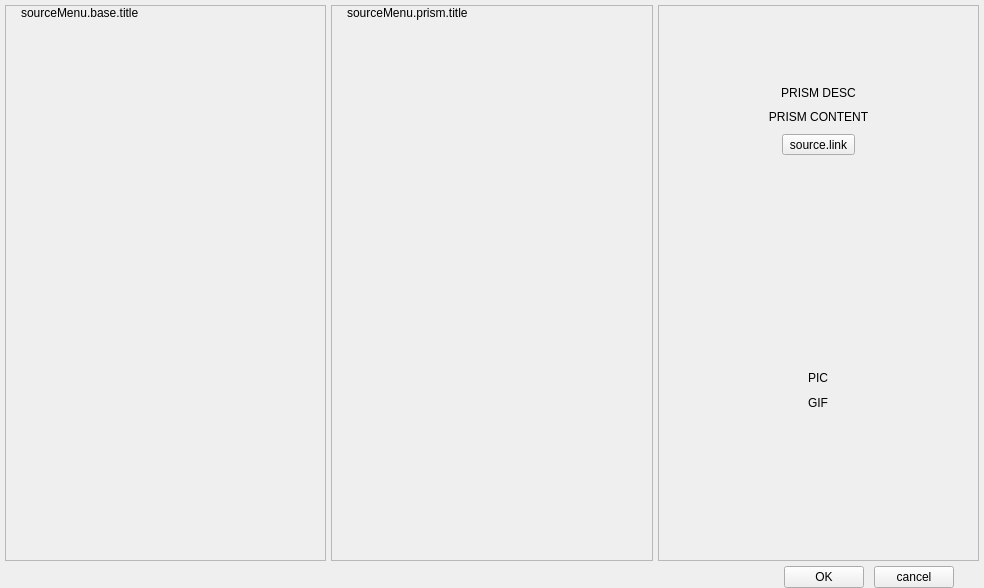
<?xml version="1.0" encoding="UTF-8"?>
<ui version="4.0">
 <class>PLSAddSourceView</class>
 <widget class="QWidget" name="PLSAddSourceView">
  <property name="geometry">
   <rect>
    <x>0</x>
    <y>0</y>
    <width>984</width>
    <height>588</height>
   </rect>
  </property>
  <property name="windowTitle">
   <string>Form</string>
  </property>
  <layout class="QVBoxLayout" name="verticalLayout">
   <property name="spacing">
    <number>0</number>
   </property>
   <property name="leftMargin">
    <number>0</number>
   </property>
   <property name="topMargin">
    <number>0</number>
   </property>
   <property name="rightMargin">
    <number>0</number>
   </property>
   <property name="bottomMargin">
    <number>0</number>
   </property>
   <item>
    <layout class="QHBoxLayout" name="horizontalLayout" stretch="1,1,1">
     <property name="spacing">
      <number>5</number>
     </property>
     <property name="leftMargin">
      <number>5</number>
     </property>
     <property name="topMargin">
      <number>5</number>
     </property>
     <property name="rightMargin">
      <number>5</number>
     </property>
     <property name="bottomMargin">
      <number>5</number>
     </property>
     <item>
      <widget class="QFrame" name="frame_baseSource">
       <property name="frameShape">
        <enum>QFrame::StyledPanel</enum>
       </property>
       <property name="frameShadow">
        <enum>QFrame::Raised</enum>
       </property>
       <layout class="QVBoxLayout" name="verticalLayout_2">
        <property name="spacing">
         <number>0</number>
        </property>
        <property name="leftMargin">
         <number>0</number>
        </property>
        <property name="topMargin">
         <number>0</number>
        </property>
        <property name="rightMargin">
         <number>0</number>
        </property>
        <property name="bottomMargin">
         <number>0</number>
        </property>
        <item>
         <layout class="QHBoxLayout" name="horizontalLayout_4">
          <property name="leftMargin">
           <number>15</number>
          </property>
          <property name="topMargin">
           <number>0</number>
          </property>
          <item>
           <widget class="QLabel" name="label_baseTitle">
            <property name="text">
             <string>sourceMenu.base.title</string>
            </property>
           </widget>
          </item>
         </layout>
        </item>
        <item>
         <widget class="VScrollArea" name="scrollArea">
          <property name="frameShape">
           <enum>QFrame::NoFrame</enum>
          </property>
          <property name="horizontalScrollBarPolicy">
           <enum>Qt::ScrollBarAlwaysOff</enum>
          </property>
          <property name="widgetResizable">
           <bool>true</bool>
          </property>
          <widget class="QWidget" name="content_baseSource">
           <property name="geometry">
            <rect>
             <x>0</x>
             <y>0</y>
             <width>319</width>
             <height>534</height>
            </rect>
           </property>
           <layout class="QVBoxLayout" name="verticalLayout_baseSource">
            <property name="spacing">
             <number>0</number>
            </property>
            <property name="leftMargin">
             <number>0</number>
            </property>
            <property name="topMargin">
             <number>0</number>
            </property>
            <property name="rightMargin">
             <number>0</number>
            </property>
            <property name="bottomMargin">
             <number>0</number>
            </property>
           </layout>
          </widget>
         </widget>
        </item>
       </layout>
      </widget>
     </item>
     <item>
      <widget class="QFrame" name="frame_prismSource">
       <property name="frameShape">
        <enum>QFrame::StyledPanel</enum>
       </property>
       <property name="frameShadow">
        <enum>QFrame::Raised</enum>
       </property>
       <layout class="QVBoxLayout" name="verticalLayout_3">
        <property name="spacing">
         <number>0</number>
        </property>
        <property name="leftMargin">
         <number>0</number>
        </property>
        <property name="topMargin">
         <number>0</number>
        </property>
        <property name="rightMargin">
         <number>0</number>
        </property>
        <property name="bottomMargin">
         <number>0</number>
        </property>
        <item>
         <layout class="QHBoxLayout" name="horizontalLayout_3">
          <property name="leftMargin">
           <number>15</number>
          </property>
          <property name="topMargin">
           <number>0</number>
          </property>
          <item>
           <widget class="QLabel" name="label_prismTitle">
            <property name="text">
             <string>sourceMenu.prism.title</string>
            </property>
           </widget>
          </item>
         </layout>
        </item>
        <item>
         <widget class="VScrollArea" name="scrollArea_2">
          <property name="frameShape">
           <enum>QFrame::NoFrame</enum>
          </property>
          <property name="horizontalScrollBarPolicy">
           <enum>Qt::ScrollBarAlwaysOff</enum>
          </property>
          <property name="widgetResizable">
           <bool>true</bool>
          </property>
          <widget class="QWidget" name="content_prismSource">
           <property name="geometry">
            <rect>
             <x>0</x>
             <y>0</y>
             <width>320</width>
             <height>534</height>
            </rect>
           </property>
           <layout class="QVBoxLayout" name="verticalLayout_prismSource">
            <property name="spacing">
             <number>0</number>
            </property>
            <property name="leftMargin">
             <number>0</number>
            </property>
            <property name="topMargin">
             <number>0</number>
            </property>
            <property name="rightMargin">
             <number>0</number>
            </property>
            <property name="bottomMargin">
             <number>0</number>
            </property>
           </layout>
          </widget>
         </widget>
        </item>
       </layout>
      </widget>
     </item>
     <item>
      <widget class="QFrame" name="frame_desc">
       <property name="minimumSize">
        <size>
         <width>0</width>
         <height>0</height>
        </size>
       </property>
       <property name="frameShape">
        <enum>QFrame::StyledPanel</enum>
       </property>
       <property name="frameShadow">
        <enum>QFrame::Raised</enum>
       </property>
       <layout class="QVBoxLayout" name="verticalLayout_4">
        <property name="spacing">
         <number>11</number>
        </property>
        <property name="leftMargin">
         <number>20</number>
        </property>
        <property name="topMargin">
         <number>80</number>
        </property>
        <property name="rightMargin">
         <number>20</number>
        </property>
        <property name="bottomMargin">
         <number>150</number>
        </property>
        <item>
         <layout class="QVBoxLayout" name="verticalLayout_5">
          <property name="spacing">
           <number>10</number>
          </property>
          <property name="topMargin">
           <number>0</number>
          </property>
          <item alignment="Qt::AlignHCenter">
           <widget class="QLabel" name="label_descTitle">
            <property name="sizePolicy">
             <sizepolicy hsizetype="Preferred" vsizetype="Preferred">
              <horstretch>0</horstretch>
              <verstretch>0</verstretch>
             </sizepolicy>
            </property>
            <property name="text">
             <string>PRISM DESC</string>
            </property>
            <property name="scaledContents">
             <bool>true</bool>
            </property>
            <property name="alignment">
             <set>Qt::AlignCenter</set>
            </property>
            <property name="wordWrap">
             <bool>true</bool>
            </property>
           </widget>
          </item>
          <item alignment="Qt::AlignHCenter">
           <widget class="QLabel" name="label_descContent">
            <property name="sizePolicy">
             <sizepolicy hsizetype="Preferred" vsizetype="Fixed">
              <horstretch>0</horstretch>
              <verstretch>0</verstretch>
             </sizepolicy>
            </property>
            <property name="text">
             <string>PRISM CONTENT</string>
            </property>
            <property name="alignment">
             <set>Qt::AlignHCenter|Qt::AlignTop</set>
            </property>
            <property name="wordWrap">
             <bool>true</bool>
            </property>
           </widget>
          </item>
          <item alignment="Qt::AlignHCenter">
           <widget class="QToolButton" name="buttonTip">
            <property name="text">
             <string>source.link</string>
            </property>
            <property name="toolButtonStyle">
             <enum>Qt::ToolButtonTextOnly</enum>
            </property>
           </widget>
          </item>
         </layout>
        </item>
        <item>
         <spacer name="verticalSpacer">
          <property name="orientation">
           <enum>Qt::Vertical</enum>
          </property>
          <property name="sizeHint" stdset="0">
           <size>
            <width>20</width>
            <height>0</height>
           </size>
          </property>
         </spacer>
        </item>
        <item alignment="Qt::AlignHCenter|Qt::AlignVCenter">
         <widget class="QLabel" name="label_descPic">
          <property name="text">
           <string>PIC</string>
          </property>
          <property name="scaledContents">
           <bool>true</bool>
          </property>
          <property name="alignment">
           <set>Qt::AlignCenter</set>
          </property>
         </widget>
        </item>
        <item alignment="Qt::AlignHCenter|Qt::AlignVCenter">
         <widget class="PLSApngLabel" name="label_descGif">
          <property name="text">
           <string>GIF</string>
          </property>
          <property name="scaledContents">
           <bool>true</bool>
          </property>
          <property name="alignment">
           <set>Qt::AlignCenter</set>
          </property>
         </widget>
        </item>
       </layout>
      </widget>
     </item>
    </layout>
   </item>
   <item>
    <widget class="QFrame" name="frame_buttonBox">
     <property name="frameShape">
      <enum>QFrame::NoFrame</enum>
     </property>
     <property name="frameShadow">
      <enum>QFrame::Raised</enum>
     </property>
     <layout class="QHBoxLayout" name="horizontalLayout_2">
      <property name="spacing">
       <number>10</number>
      </property>
      <property name="leftMargin">
       <number>0</number>
      </property>
      <property name="topMargin">
       <number>0</number>
      </property>
      <property name="rightMargin">
       <number>30</number>
      </property>
      <property name="bottomMargin">
       <number>0</number>
      </property>
      <item>
       <spacer name="horizontalSpacer">
        <property name="orientation">
         <enum>Qt::Horizontal</enum>
        </property>
        <property name="sizeHint" stdset="0">
         <size>
          <width>40</width>
          <height>20</height>
         </size>
        </property>
       </spacer>
      </item>
      <item>
       <widget class="QPushButton" name="buttonOK">
        <property name="text">
         <string>OK</string>
        </property>
        <property name="useFor" stdset="0">
         <string>Ok</string>
        </property>
       </widget>
      </item>
      <item>
       <widget class="QPushButton" name="buttonCancel">
        <property name="text">
         <string>cancel</string>
        </property>
        <property name="useFor" stdset="0">
         <string>Cancel</string>
        </property>
       </widget>
      </item>
     </layout>
    </widget>
   </item>
  </layout>
 </widget>
 <customwidgets>
  <customwidget>
   <class>VScrollArea</class>
   <extends>QScrollArea</extends>
   <header>vertical-scroll-area.hpp</header>
   <container>1</container>
  </customwidget>
  <customwidget>
   <class>PLSApngLabel</class>
   <extends>QLabel</extends>
   <header>PLSLabel.h</header>
  </customwidget>
 </customwidgets>
 <resources/>
 <connections/>
</ui>
